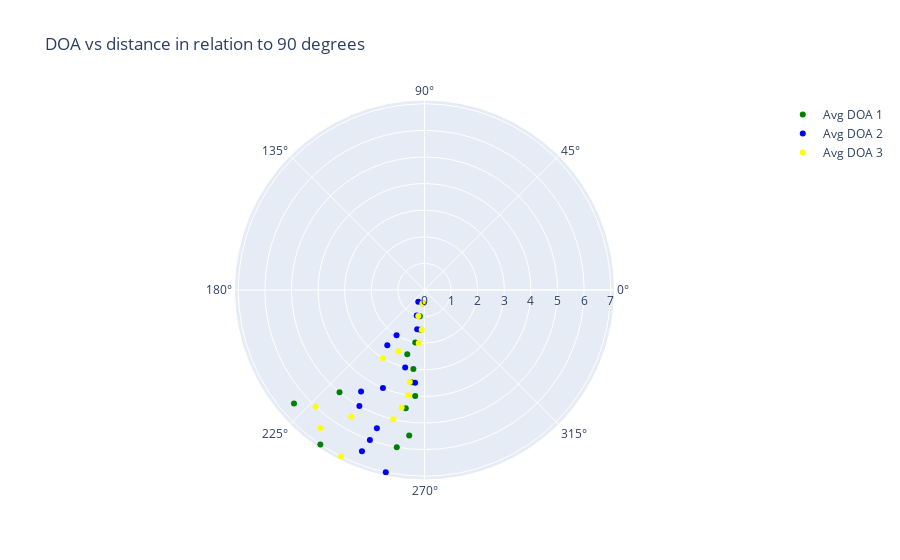

Here is the notebook cell this chart was saved with:
### Code cell
import plotly.express as px
import plotly.graph_objects as go

fig = go.Figure()

fig.add_trace(go.Scatterpolar(
    r=[0.5,1,1.5,2,2.5,3,3.5,4,4.5,5,5.5,6,6.5,7],
    theta=avg_doa,
    mode='markers',
    marker=dict(color='green'),
    name='Avg DOA 1'
))

fig.add_trace(go.Scatterpolar(
    r=[0.5,1,1.5,2,2.5,3,3.5,4,4.5,5,5.5,6,6.5,7],
    theta=avg_doa2,
    mode='markers',
    marker=dict(color='blue'),
    name='Avg DOA 2'
))

fig.add_trace(go.Scatterpolar(
    r=[0.5,1,1.5,2,2.5,3,3.5,4,4.5,5,5.5,6,6.5,7],
    theta=avg_doa3,
    mode='markers',
    marker=dict(color='yellow'),
    name='Avg DOA 3'
))

fig.update_layout(
    showlegend=True,
    title='DOA vs distance in relation to 90 degrees'
)
fig.show()

### Figure 1 — Plotly figure (JSON) as saved in the notebook; plotly's stock layout.template omitted (floating-point values rounded to 4 significant figures)
{"data": [{"marker": {"color": "green"}, "mode": "markers", "name": "Avg DOA 1", "r": [0.5, 1, 1.5, 2, 2.5, 3, 3.5, 4, 4.5, 5, 5.5, 6, 6.5, 7], "theta": [263, 260, 264, 260, 255, 262, 262, 265, 261, 230.3, 264, 260, 221, 236], "type": "scatterpolar"}, {"marker": {"color": "blue"}, "mode": "markers", "name": "Avg DOA 2", "r": [0.5, 1, 1.5, 2, 2.5, 3, 3.5, 4, 4.5, 5, 5.5, 6, 6.5, 7], "theta": [242, 253, 259.4, 238.3, 236, 256, 264.2, 247, 238, 240.7, 251, 250, 248.8, 258], "type": "scatterpolar"}, {"marker": {"color": "yellow"}, "mode": "markers", "name": "Avg DOA 3", "r": [0.5, 1, 1.5, 2, 2.5, 3, 3.5, 4, 4.5, 5, 5.5, 6, 6.5, 7], "theta": [261.3, 256.5, 266, 263.8, 246.8, 238.6, 260.9, 261.2, 259, 256.5, 240, 227, 233, 243.4], "type": "scatterpolar"}], "layout": {"showlegend": true, "title": {"text": "DOA vs distance in relation to 90 degrees"}}}
